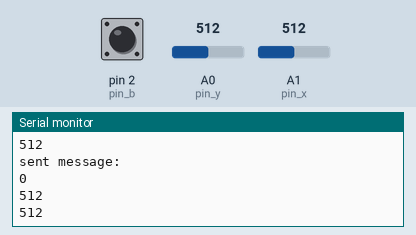
Simulated run of this sketch. Board: Arduino Uno, built with avr-gcc and run on an emulated ATmega328P. Shown: the last lines printed to the serial monitor. Inputs (shaded band) come from the test bench; at power-on: A0 (pin_y) = 512, A1 (pin_x) = 512, pin 2 (pin_b) HIGH. No radio packets arrive unless stated.

Above: at 1.8 s.
1.9 s: A0 (pin_y) set to 716
At 2.8 s:
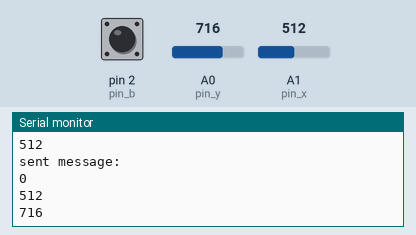
3.4 s: A1 (pin_x) set to 306
At 4.6 s:
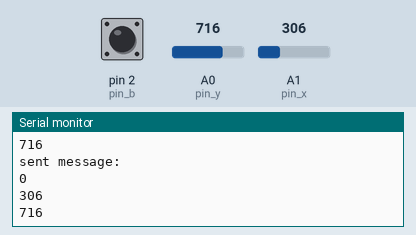
4.9 s: A0 (pin_y) set to 900
At 5.4 s:
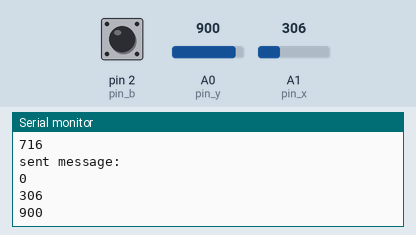
6.4 s: A1 (pin_x) set to 122
At 7.8 s:
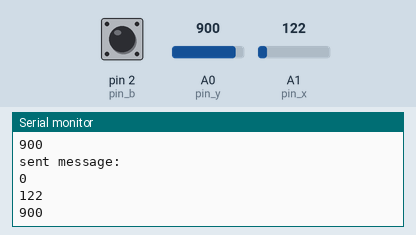
Timing chart, 0 to 8.9 s (numbered marks = the images above; inputs shaded):
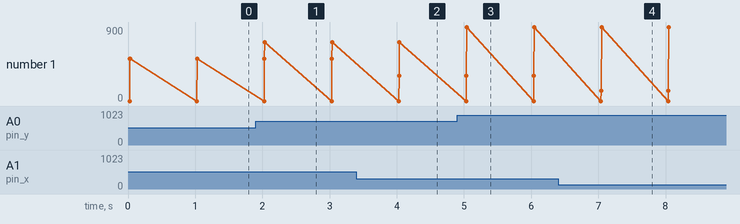

Measured:
- after the input at 1.9 s, the serial monitor: prints a new line after 0.14 s (image 1)
- after the input at 3.4 s, the serial monitor: prints a new line after 0.64 s (image 2)
- after the input at 4.9 s, the serial monitor: prints a new line after 0.14 s (image 3)
- after the input at 6.4 s, the serial monitor: prints a new line after 0.64 s (image 4)
- plotted number 1: 512 → 716 after the input at 1.9 s, 716 → 900 after the input at 4.9 s

The sketch:

remote_controller_Arduino.ino
```cpp
#include <RF24.h>
#include <SPI.h>

RF24 radio(9,10);   //setup CE, CSN pins
int msg[3];   //setup your message

int pin_x = A1;   //setup pins for joystick
int pin_y = A0;
int pin_b = 2;

int position_x = 0;   //setup your datas your want
int position_y = 0;
int state = 0;

void setup(){
  pinMode(pin_x, INPUT);
  pinMode(pin_y, INPUT);
  pinMode(pin_b, INPUT_PULLUP);

  Serial.begin(9600);
  radio.begin();
  radio.setPALevel(RF24_PA_MAX);
  radio.setChannel(0x60);
  radio.openWritingPipe(0xF0F0F0F0A1LL);
  radio.enableDynamicPayloads();
  radio.powerUp();
  }

void read_status(){
  position_x = analogRead(pin_x);
  position_y = analogRead(pin_y);

  if (digitalRead(pin_b) == 0){
    delay(300);
    if (digitalRead(pin_b) == 1){
      if (state == 0){ state = 1; }
      else { state = 0; }
      }
    }
  }

void customize(){

  }

void send_msg(){
  msg[0] = state;
  msg[1] = position_x;
  msg[2] = position_y;
  radio.write(msg, sizeof(msg));
  Serial.println("sent message:");
  for(int i = 0; i < 3; i++){ Serial.println(msg[i]); }
  delay(1000);
  }

void loop(){
  read_status();
  customize();
  send_msg();
  }
```
